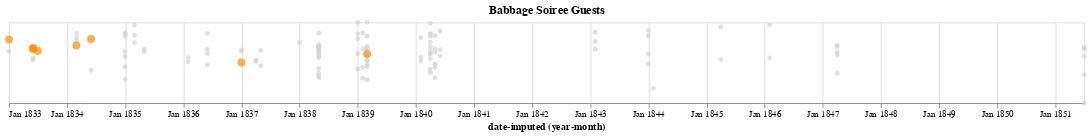

This figure's notebook cell:
### Code cell
alt.Chart(parties, title='Babbage Soiree Guests').mark_circle().encode(
    x="yearmonth(date-imputed):T",
    yOffset="jitter:Q",
    color=alt.condition(
        alt.datum.guest == "Ada Lovelace", 
        alt.value("darkorange"),
        alt.value("lightgray")),
    size=alt.condition(
        alt.datum.guest == "Ada Lovelace", 
        alt.value(80),
        alt.value(30)),
    tooltip=["guest", "date-imputed"]
).transform_calculate(
    # Generate Gaussian jitter with a Box-Muller transform
    jitter="sqrt(-2*log(random()))*cos(2*PI*random())"
).properties(width=1200,height=90)
